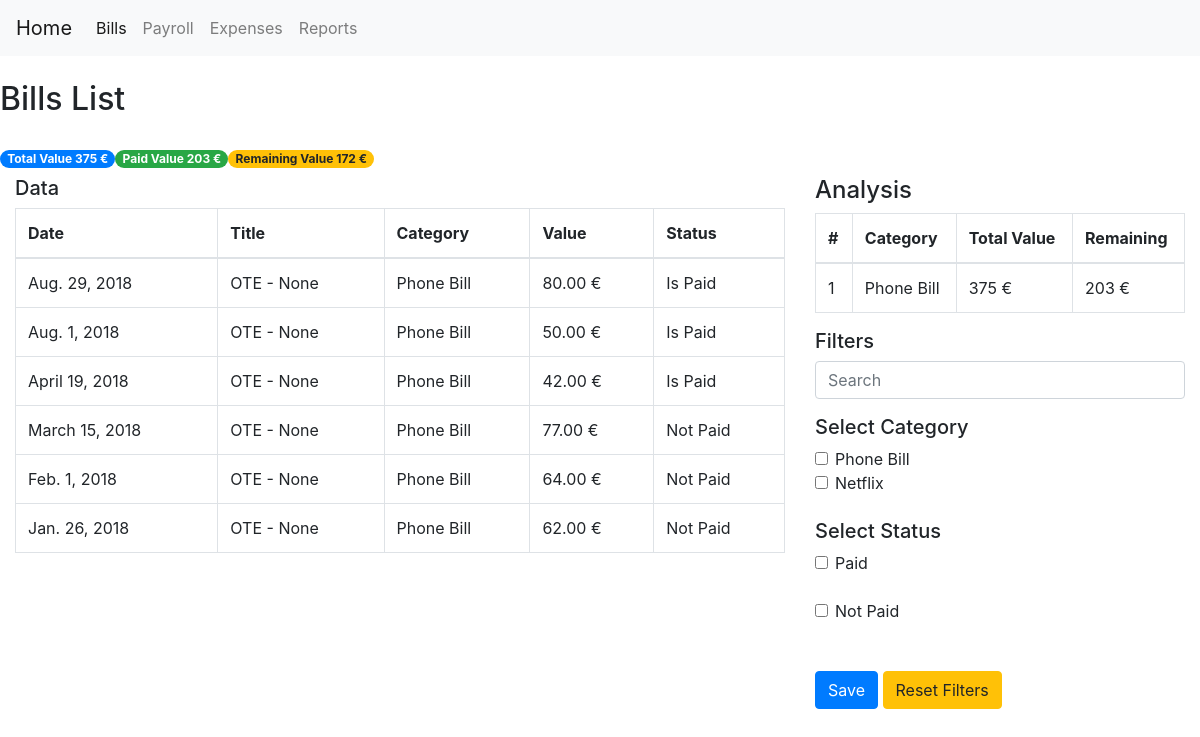
Page /bills/ on the committed database.
### expenses/models.py (models this page shows, shortened)
class DefaultExpenseModel(models.Model):
    title = models.CharField(max_length=100, blank=True, null=True)
    date_expired = models.DateField()
    final_value = models.DecimalField(default=0, decimal_places=2, max_digits=20)
    paid_value = models.DecimalField(default=0, decimal_places=2, max_digits=20)
    is_paid = models.BooleanField(default=False)
    payment_method = models.ForeignKey(PaymentMethod, null=True, on_delete=models.SET_NULL)
    objects = models.Manager()
    my_query = GeneralManager()
    class Meta:
        abstract = True
    def tag_final_value(self):
        return f'{self.final_value} {CURRENCY}'
    tag_final_value.short_description = 'Value'
    def tag_is_paid(self):
        return 'Is Paid' if self.is_paid else 'Not Paid'
    tag_is_paid.short_description = 'Paid'
    @staticmethod
    def analysis(queryset):
        total_value = queryset.aggregate(Sum('final_value'))['final_value__sum'] if queryset else 0
        paid_value = queryset.filter(is_paid=False).aggregate(Sum('final_value'))['final_value__sum']\
            if queryset.filter(is_paid=False) else 0
        diff = total_value - paid_value
        category_analysis = queryset.values('category__title').annotate(total_value=Sum('final_value'),
                                                                       remaining=Sum(F('final_value')-F('paid_value'))
                                                                       ).order_by('remaining')
        return [total_value, paid_value, diff, category_analysis]
    @staticmethod
    def filters_data(request, queryset):
        search_name = request.GET.get('search_name', None)
        cate_name = request.GET.getlist('cate_name', None)
        paid_name = request.GET.getlist('paid_name', None)
        person_name = request.GET.getlist('person_name', None)
        queryset = queryset.filter(title__icontains=search_name) if search_name else queryset
        queryset = queryset.filter(category__id__in=cate_name) if cate_name else queryset
        queryset = queryset.filter(is_paid=True) if 'paid' == paid_name else queryset.filter(is_paid=False)\
            if 'not_paid' == paid_name else queryset
        if person_name:
            try:
                queryset = queryset.filter(person__id__in=person_name)
            except:
                queryset = queryset
        return queryset

class Bill(DefaultExpenseModel):
    category = models.ForeignKey(BillCategory, null=True, on_delete=models.SET_NULL, related_name='bills')
    class Meta:
        verbose_name_plural = '2. Bills'
        ordering = ['-date_expired']
    def tag_category(self):
        return f'{self.category}'

class BillCategory(models.Model):
    title = models.CharField(unique=True, max_length=150)
    balance = models.DecimalField(default=0, max_digits=20, decimal_places=2)
    class Meta:
        verbose_name_plural = '1. Bill Category'
    def __str__(self):
        return self.title
    def tag_balance(self):
        return f'{self.balance} {CURRENCY}'
    tag_balance.short_description = 'Value'

### expenses/views.py (the view)
# urls.py: path('bills/', BillListView.as_view(), name='bills_view'),
class BillListView(ListView):
    model = Bill
    template_name = 'page_list.html'
    paginate_by = 100
    def get_queryset(self):
        queryset = Bill.objects.all()
        queryset = Bill.filters_data(self.request, queryset)
        return queryset
    def get_context_data(self, **kwargs):
        context = super(BillListView, self).get_context_data(**kwargs)
        page_title = 'Bills List'
        categories = BillCategory.objects.all()
        search_name, cate_name, paid_name = [self.request.GET.get('search_name', None),
                                             self.request.GET.getlist('cate_name', None),
                                             self.request.GET.getlist('paid_name', None)
                                             ]
        total_value, paid_value, diff, category_analysis = Bill.analysis(self.object_list)
        currency = CURRENCY
        context.update(locals())
        return context

### expenses/templates/page_list.html (shortened to what this page needs)
{% extends "index.html" %}
{% block container %}
    <div class="row">
        <h2 class="center">{{ page_title }}</h2>
    </div>
        <br>
    <div class="row">
        <label class="badge badge-pill badge-primary">Total Value {{ total_value }} {{ currency }}</label>
        <label class="badge badge-pill badge-success">Paid Value {{ paid_value }} {{ currency }}</label>
        <label class="badge badge-pill badge-warning">Remaining Value {{ diff }} {{ currency }}</label>
    </div>
    <div class="row">
        <div class="col-8">
            <h5>Data</h5>
            <table class="table table-bordered">
                <thead>
                    <tr>
                        <th>Date</th>
                        <th>Title</th>
                        <th>Category</th>
                        <th>Value</th>
                        <th>Status</th>
                    </tr>
                </thead>
                <tbody>
                    {% for order in object_list %}
                    <tr>
                        <td>{{ order.date_expired|date }}</td>
                        <td>{{ order.title }}</td>
                        <td>{{ order.tag_category }}</td>
                        <td>{{ order.tag_final_value }}</td>
                        <td>{{ order.tag_is_paid }}</td>
                    </tr>
                    {% empty %}
                        <tr></tr>
                    {% endfor %}
                </tbody>
            </table>
        </div>
        <div class="col-4">
            <h4>Analysis</h4>
            <table class="table table-bordered">
                <thead>
                    <tr>
                        <th>#</th>
                        <th>Category</th>
                        <th>Total Value</th>
                        <th>Remaining</th>
                    </tr>
                </thead>
                <tbody>
                    {% for category in category_analysis %}
                        <tr>
                            <td>{{ forloop.counter }}</td>
                            <td>{{ category.category__title }}</td>
                            <td>{{ category.total_value }} {{ currency }}</td>
                            <td>{{ category.remaining }} {{ currency }}</td>
                        </tr>
                    {% empty %}
                        <tr>
                            <td colspan="4">No data</td>
                        </tr>
                    {% endfor %}
                </tbody>
            </table>
            <h5>Filters</h5>
            <form method="get">
                <div class="form-group">
                    <input class="form-control"
                           name="search_name"
                           {% if search_name %}
                            value="{{ search_name }}" placeholder="{{ search_name }}"
                           {% else %}
                            placeholder="Search"
                           {% endif %}
                    >
                </div>
                {% if categories %}
                    <h5>Select Category</h5>
                    {% for category in categories %}
                        <div class="form-check">
                            <input class="form-check-input"
                                   type="checkbox"
                                   name="cate_name"
                                   value="{{ category.id }}"
                                   id="cate_id_{{ category.id }}"
                            >
                            <label class="form-check-label" for="cate_id_{{ category.id }}">{{ category }}</label>
                        </div>
                    {% endfor %}
                {% endif %}
                <br>
                <h5>Select Status</h5>
                <div class="form-check">
                    <input class="form-check-input"
                           type="checkbox"
                           name="paid_name"
                           value="paid"
                           id="paid_"
                    >
                    <label class="form-check-label" for="paid_">Paid</label>
                </div>
                <br>
                <div class="form-check">
                    <input class="form-check-input"
                           type="checkbox"
                           name="paid_name"
                           value="not_paid"
                           id="not_paid_"
                    >
                    <label class="form-check-label" for="not_paid_">Not Paid</label>
                </div>
                <br> <br>
                <button type="submit" class="btn btn-primary">Save</button>
                <a href="{{ request.path }}" class="btn btn-warning">Reset Filters</a>
            </form>
        </div>
    </div>
{% endblock %}

### rows in the picture
Bill: date_expired "Aug. 29, 2018", title "OTE - None", tag_category "Phone Bill", tag_final_value "80.00 €", tag_is_paid "Is Paid"
Bill: date_expired "Aug. 1, 2018", title "OTE - None", tag_category "Phone Bill", tag_final_value "50.00 €", tag_is_paid "Is Paid"
Bill: date_expired "April 19, 2018", title "OTE - None", tag_category "Phone Bill", tag_final_value "42.00 €", tag_is_paid "Is Paid"
Bill: date_expired "March 15, 2018", title "OTE - None", tag_category "Phone Bill", tag_final_value "77.00 €", tag_is_paid "Not Paid"
Bill: date_expired "Feb. 1, 2018", title "OTE - None", tag_category "Phone Bill", tag_final_value "64.00 €", tag_is_paid "Not Paid"
Bill: date_expired "Jan. 26, 2018", title "OTE - None", tag_category "Phone Bill", tag_final_value "62.00 €", tag_is_paid "Not Paid"
BillCategory: category__title "Phone Bill", total_value "375", currency "€", remaining "203", title "Phone Bill"
BillCategory: title "Netflix"

### other values in the picture
{{ page_title }} "Bills List"
{{ total_value }} "375"
{{ currency }} "€"
{{ paid_value }} "203"
{{ diff }} "172"
